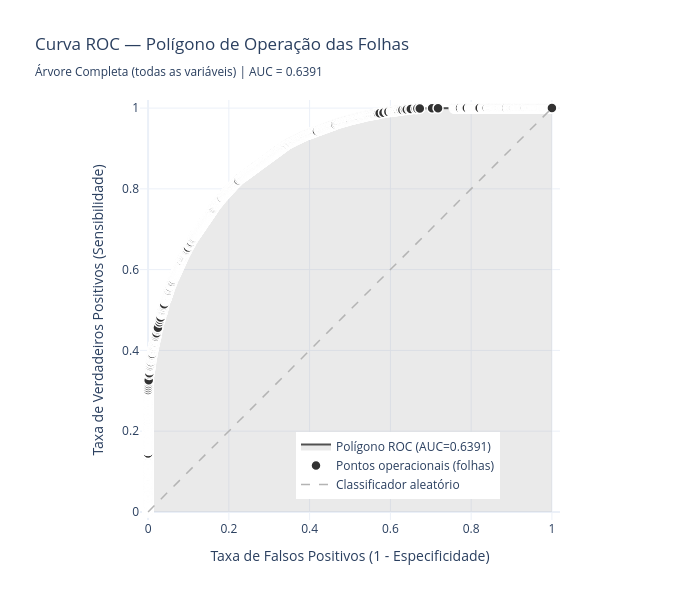

Notebook code cell kept with this figure:
### Markdown cell above
## Arvore de decisão completa (com todas as variáveis)

### Code cell
# Árvore sem restrição de profundidade, modelo completo
dt_completa = DecisionTreeClassifier(
    criterion='gini',
    random_state=SEED
)
dt_completa.fit(X_train, y_train)

metricas_completa = avaliar_modelo(
    'Árvore Completa (todas as variáveis)',
    dt_completa, X_train, y_train, X_test, y_test
)

print(f"\nProfundidade da árvore : {dt_completa.get_depth()}")
print(f"Número de nós folha    : {dt_completa.get_n_leaves()}")

# Importância das variáveis pela árvore completa
imp_completa = plot_importancias(
    dt_completa, FEATURES,
    'Importância das variáveis — Árvore Completa\n(critério Gini, top 20)',
    top_n=20
)

print("\nTop 20 variáveis mais importantes (Árvore Completa):")
print(imp_completa.to_string())

### Figure 1 — Plotly figure (JSON) as saved in the notebook; plotly's stock layout.template omitted (floating-point values rounded to 4 significant figures; data arrays with more than 128 entries replaced by an {"elided": "..."} marker saying what was removed)
{"data": [{"fill": "tozeroy", "fillcolor": "rgba(150, 150, 150, 0.2)", "hoverinfo": "skip", "line": {"color": "rgb(80, 80, 80)", "width": 2}, "mode": "lines", "name": "Polígono ROC (AUC=0.6391)", "type": "scatter", "x": {"elided": "2125 float values"}, "y": {"elided": "2125 float values"}}, {"hoverinfo": "text", "hovertext": {"elided": "2125 str values"}, "marker": {"color": "rgb(50, 50, 50)", "line": {"color": "white", "width": 1.5}, "size": 10}, "mode": "markers", "name": "Pontos operacionais (folhas)", "type": "scatter", "x": {"elided": "2125 float values"}, "y": {"elided": "2125 float values"}}, {"hoverinfo": "skip", "line": {"color": "rgb(180, 180, 180)", "dash": "dash", "width": 1.5}, "mode": "lines", "name": "Classificador aleatório", "type": "scatter", "x": [0, 1], "y": [0, 1]}], "layout": {"height": 600, "hoverlabel": {"bgcolor": "white", "font": {"size": 11}}, "legend": {"x": 0.4, "y": 0.05}, "title": {"text": "Curva ROC — Polígono de Operação das Folhas<br><sub>Árvore Completa (todas as variáveis) | AUC = 0.6391</sub>"}, "width": 700, "xaxis": {"constrain": "domain", "range": [-0.02, 1.02], "title": {"text": "Taxa de Falsos Positivos (1 - Especificidade)"}}, "yaxis": {"range": [-0.02, 1.02], "scaleanchor": "x", "title": {"text": "Taxa de Verdadeiros Positivos (Sensibilidade)"}}}}
